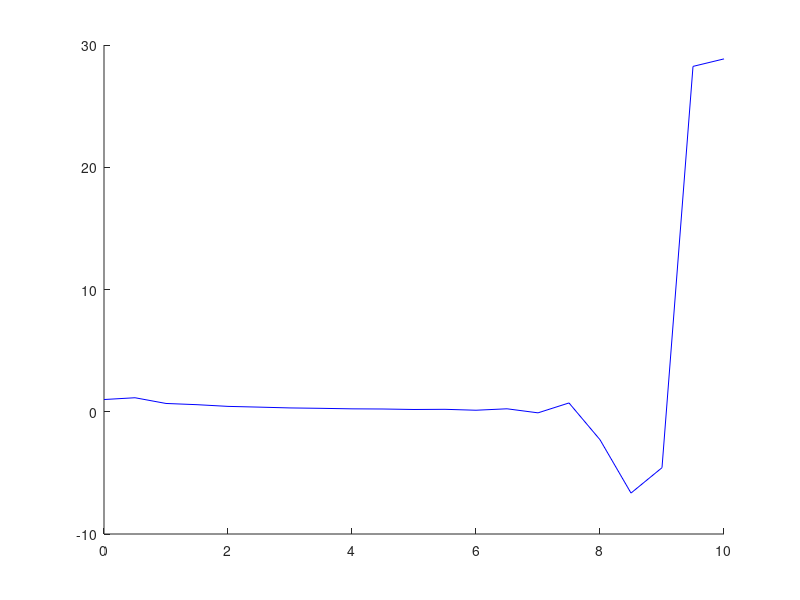

MATLAB code to generate this figure: (Note: this script raises an error after producing the figure.)
clear all
a=0; %definir los limites de integracion
b=10;
f=@(t,x)[cos(x).^2-tan(x)*t];
F1=@(t,x,h)[h*f(t,x)];
t(1)=a; x1(1)=1;
h=0.5;
N=(b-a)/h;
for k=1:N
    t(k+1)=t(k)+h;
    x1(k+1)=x1(k)+f(t(k),x1(k))*h;
end
hold on
plot(t,x1,'b')%solucion en azul para el metodo de Euler

hold on

syms y(t)
eqn = diff(y,t) == cos(t).^2-tan(t)*y;
z = dsolve(eqn)
ezplot(z,[0,10])
legend ('Euler','Analitica')
hold off
